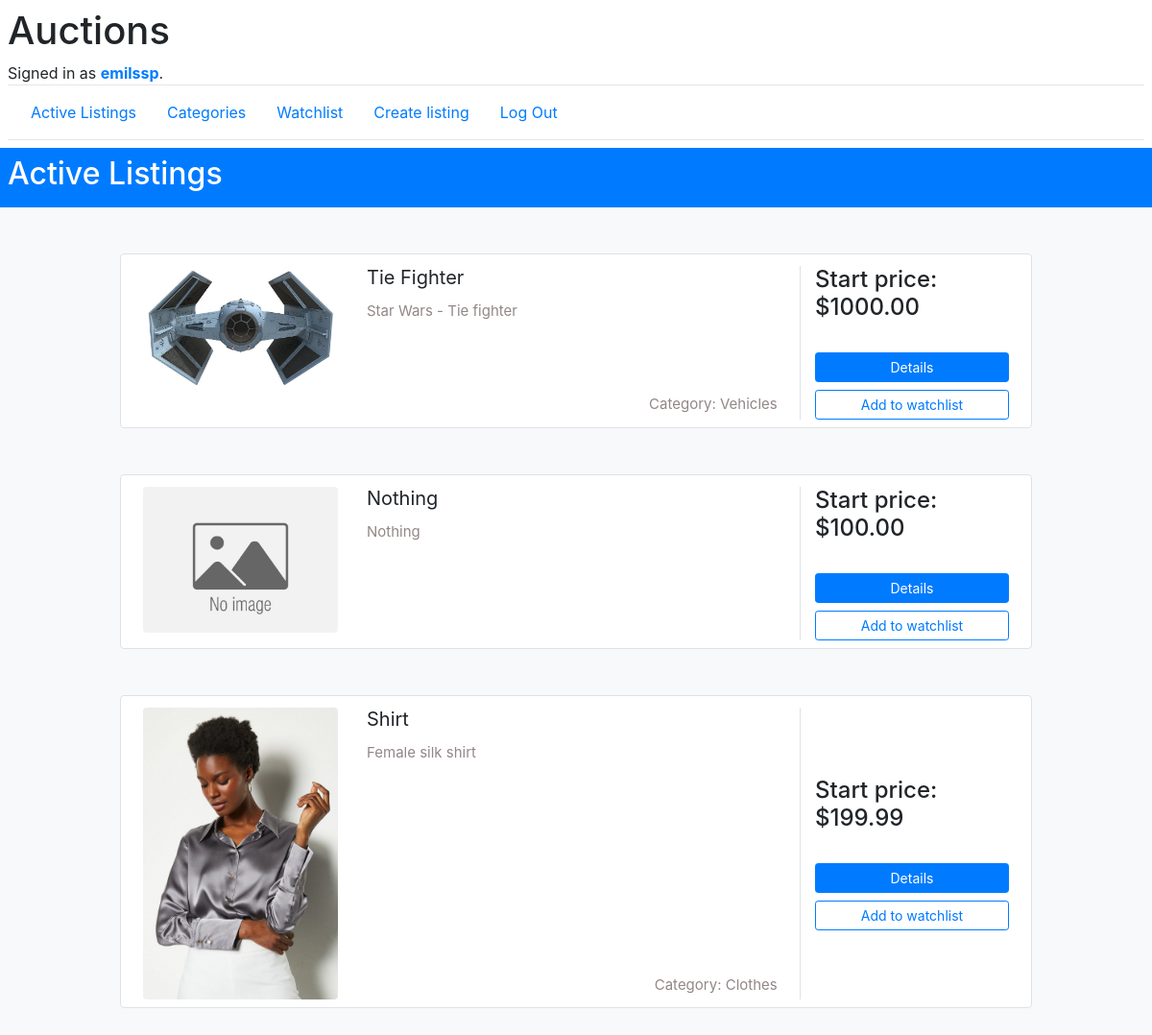
Screenshot of / (signed in) with the database file from the repository.
### auctions/models.py (models this page shows, shortened)
class User(AbstractUser):
    pass

class Item(models.Model):
    title = models.CharField(max_length=64)
    description = models.CharField(max_length=512)
    created_at = models.DateTimeField(auto_now_add=True)
    updated_at = models.DateTimeField(auto_now=True)
    start_price= models.DecimalField(max_digits=8, decimal_places=2)
    is_closed = models.BooleanField(default=False)
    image = models.ImageField(upload_to='items', default='items/default.jpg')
    watch=models.ManyToManyField(User, related_name='watch', blank=True, null=True)
    creator = models.ForeignKey(User, related_name='listings',blank=True, null=True, on_delete=models.SET_NULL)
    category = models.ForeignKey(Category, null=True, blank=True, related_name='listings', on_delete=models.SET_NULL)

class Category(models.Model):
    title = models.CharField(max_length=32)
    def __str__(self):
        return f"{self.title}"

### auctions/views.py (the view)
# urls.py: path("", views.index, name="index"),
def index(request):
    items_on_watchlist=Item.objects.filter(watch=request.user.id)
    items_not_on_watchlist = Item.objects.exclude( watch=request.user.id)
    return render(request, "auctions/index.html",{
        "items": items_on_watchlist.filter(is_closed=False),
        "watch": items_not_on_watchlist.filter(is_closed=False),
        "title":"Active Listings",
    })

### auctions/templates/auctions/index.html (shortened to what this page needs)
{% extends "auctions/layout.html" %}
{% block name %}
<div class="bg-primary text-white p-2">
  <h2>{{title}}</h2>
</div>
{% endblock %}
{% block body %}
    {% for w in watch %}
        <div class="container mt-5 mb-5">
          <div class="d-flex justify-content-center row">
            <div class="col-md-10">
              <div class="row p-2 bg-white border rounded">
                <div class="col-md-3 mt-1"><img class="img-fluid img-responsive rounded product-image" src="{{w.image.url}}"></div>
                  <div class="col-md-6 mt-1">
                      <h5>{{w.title}}</h5>
                      <div class="mt-1 mb-1 spec-1">{{w.description}}</div>
                      {% if w.category %}
                        <div class="mt-1 mb-1 spec-1" style="position:absolute; bottom:0; right:5%">Category: {{w.category}}</div>
                      {% endif %}
                  </div>
                  <div class="align-items-center align-content-center col-md-3 border-left mt-1">
                      <div class="d-flex flex-row align-items-center">
                          <h4 class="mr-1">Start price: ${{w.start_price}}</h4>
                      </div>
                      <div class="d-flex flex-column mt-4">
                        <a class="btn btn-primary btn-sm" href="{% url 'listing' w.pk %}" type="button">Details</a>
                        {% if user.is_authenticated %}
                            <a class="btn btn-outline-primary btn-sm mt-2" href="{% url 'watchlist_add' w.pk %}" type="button">Add to watchlist</a>
                        {% else %}
                          <a class="btn btn-outline-primary btn-sm mt-2" href="{% url 'login'  %}" type="button">Add to watchlist</a>
                        {% endif %}
                      </div>
                  </div>
              </div>
            </div>
          </div>
        </div>
      {% endfor %}
{% endblock %}

### auctions/templates/auctions/layout.html (shortened to what this page needs)
{% load static %}
<!DOCTYPE html>
<html lang="en">
    <head>
        <link rel="stylesheet" href="https://stackpath.bootstrapcdn.com/bootstrap/4.4.1/css/bootstrap.min.css">
        <link href="{% static 'auctions/styles.css' %}" rel="stylesheet">
    </head>
    <body class="bg-light">
      <div class="bg-white p-2">
        <h1>Auctions</h1>
        <div>
            {% if user.is_authenticated %}
                Signed in as <strong><a href="{% url 'user' user.id %}">{{ user.username }}</a></strong>.
            {% else %}
                Not signed in.
            {% endif %}
        </div>
              <hr style="padding: 0px;margin: 0px;" >
        <ul class="nav p-2" id="navbarToggleExternalContent">
            <li class="nav-item">
                <a class="nav-link" href="{% url 'index' %}">Active Listings</a>
            </li>
            <li class="nav-item">
              <a class="nav-link" href="{% url 'list_categories' %}">Categories</a>
            </li>
            {% if user.is_authenticated %}
                <li class="nav-item">
                    <a class="nav-link" href="{% url 'watchlist' %}">Watchlist</a>
                </li>
                <li class="nav-item">
                    <a class="nav-link" href="{% url 'new_listing' %}">Create listing</a>
                </li>
                <li class="nav-item">
                    <a class="nav-link" href="{% url 'logout' %}">Log Out</a>
                </li>
            {% endif %}
        </ul>
          <hr style="padding: 0px;margin: 0px;" >
        </div>
            {% block name %}
            {% endblock %}
            {% block body %}
            {% endblock %}
    </body>
</html>

### auctions/static/auctions/styles.css (style rules this page uses)
hr { padding: 0px; margin: 0px; }
.product-image { width: 100%; }
.spec-1 { color: #938787; font-size: 15px; }
h5 { font-weight: 400; }

### rows the page displays
User: username "emilssp"
Item: image (picture), title "Tie Fighter", description "Star Wars - Tie fighter", category "Vehicles", start_price "1000.00"
Item: image (placeholder picture), title "Nothing", description "Nothing", start_price "100.00"
Item: image (picture), title "Shirt", description "Female silk shirt", category "Clothes", start_price "199.99"

### other values shown
{{ title }} "Active Listings"
